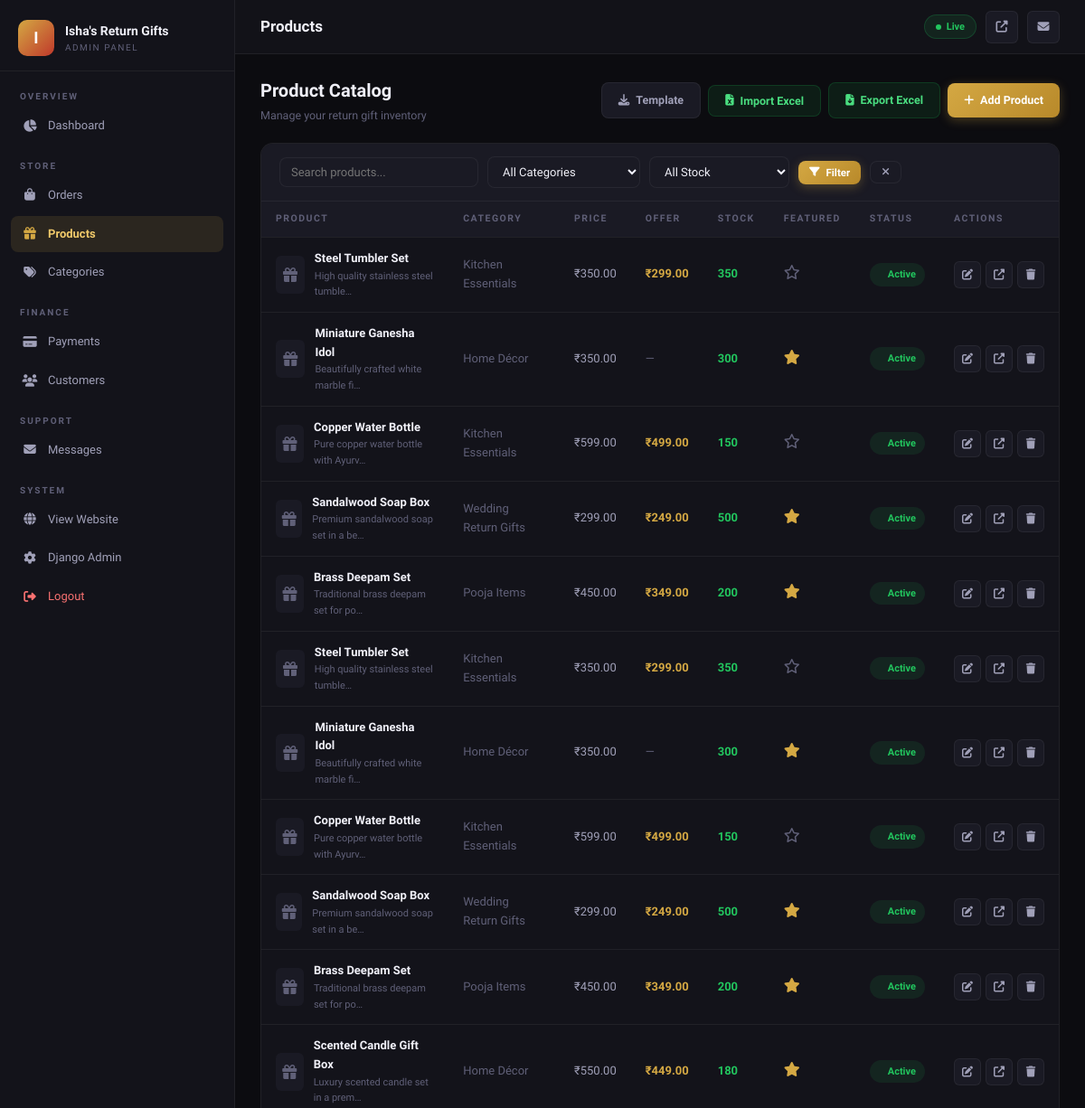
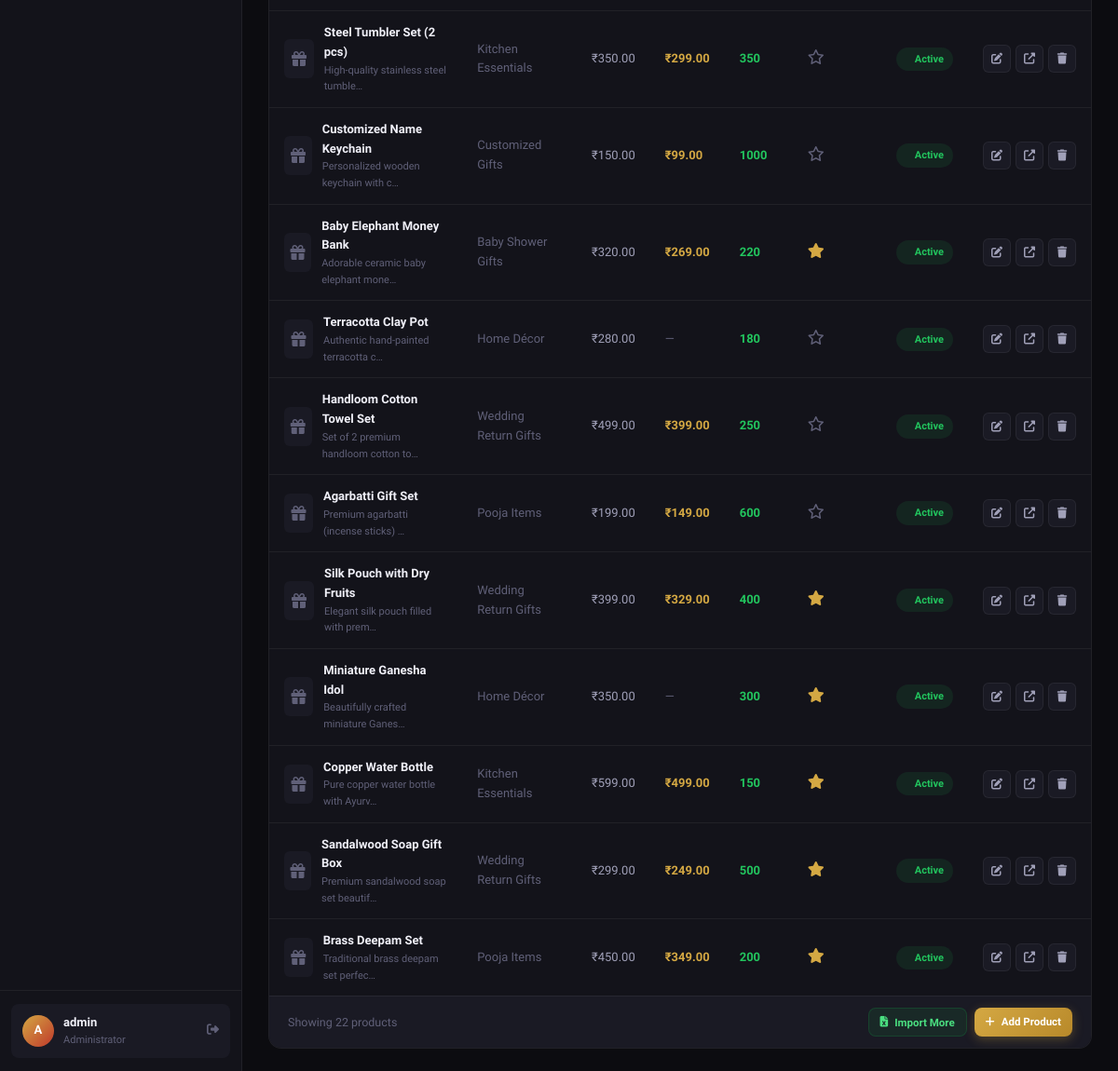
Page /dashboard/products/ (signed in) on the committed database (2 pictures, top to bottom).
### products/models.py (models this page shows, shortened)
class Product(models.Model):
    category = models.ForeignKey(Category, on_delete=models.CASCADE, related_name='products')
    name = models.CharField(max_length=300)
    slug = models.SlugField(unique=True)
    description = models.TextField()
    price = models.DecimalField(max_digits=10, decimal_places=2)
    offer_price = models.DecimalField(max_digits=10, decimal_places=2, blank=True, null=True)
    image = models.ImageField(upload_to='products/')
    stock_quantity = models.PositiveIntegerField(default=0)
    is_featured = models.BooleanField(default=False)
    is_active = models.BooleanField(default=True)
    created_at = models.DateTimeField(auto_now_add=True)
    updated_at = models.DateTimeField(auto_now=True)
    class Meta:
        ordering = ['-created_at']

class Category(models.Model):
    name = models.CharField(max_length=200)
    slug = models.SlugField(unique=True)
    image = models.ImageField(upload_to='categories/', blank=True, null=True)
    description = models.TextField(blank=True)
    created_at = models.DateTimeField(auto_now_add=True)
    class Meta:
        verbose_name_plural = 'Categories'
        ordering = ['name']

### dashboard/views.py (the view)
# urls.py: path('products/', views.product_list, name='dashboard_products'),
@login_required(login_url='/dashboard/login/')
@user_passes_test(is_admin, login_url='/dashboard/login/')
def product_list(request):
    products = Product.objects.select_related('category').order_by('-created_at')
    search = request.GET.get('search', '')
    category = request.GET.get('category', '')
    stock = request.GET.get('stock', '')
    if search: products = products.filter(Q(name__icontains=search))
    if category: products = products.filter(category__slug=category)
    if stock == 'low': products = products.filter(stock_quantity__lte=10)
    elif stock == 'out': products = products.filter(stock_quantity=0)
    return render(request, 'dashboard/products.html', {
        'products': products, 'categories': Category.objects.all(),
        'search': search, 'category_filter': category, 'stock_filter': stock,
        'pending_count': Order.objects.filter(order_status='pending').count(),
        'new_msg_count': get_new_msg_count(),
    })

### dashboard/views.py (called while the page is built)
def is_admin(user):
    return user.is_authenticated and user.is_staff

def get_new_msg_count():
    try:
        from contact.models import ContactMessage
        return ContactMessage.objects.filter(status='new').count()
    except Exception:
        return 0

### products/context_processors.py (called while the page is built)
def cart_count(request):
    count = 0
    if request.session.session_key:
        try:
            cart = Cart.objects.get(session_key=request.session.session_key)
            count = cart.get_item_count()
        except Cart.DoesNotExist:
            pass
    return {'cart_count': count}

### templates/dashboard/products.html (shortened to what this page needs)
{% extends 'dashboard/base.html' %}
{% block nav_products %}active{% endblock %}
{% block page_title %}Products{% endblock %}
{% block content %}
<div class="s-header">
  <div class="s-title">
    <h2>Product Catalog</h2>
    <p>Manage your return gift inventory</p>
  </div>
  <div class="s-actions">
    <a href="{% url 'download_import_template' %}" class="btn btn-ghost" title="Download sample Excel template">
      <i class="fas fa-download"></i> Template
    </a>
    <button class="btn btn-excel" onclick="openImportModal()">
      <i class="fas fa-file-excel"></i> Import Excel
    </button>
    <a href="{% url 'export_products_excel' %}" class="btn btn-excel">
      <i class="fas fa-file-download"></i> Export Excel
    </a>
    <a href="{% url 'dashboard_product_add' %}" class="btn btn-gold">
      <i class="fas fa-plus"></i> Add Product
    </a>
  </div>
</div>
<div class="card">
  <div class="filter-bar">
    <form method="GET" style="display:flex;gap:10px;flex-wrap:wrap;width:100%;align-items:center;">
      <input type="text" name="search" class="f-control filter-search" placeholder="Search products..." value="{{ search }}">
      <select name="category" class="f-control">
        <option value="">All Categories</option>
      </select>
      <select name="stock" class="f-control">
        <option value="">All Stock</option>
      </select>
      <button type="submit" class="btn btn-gold btn-sm"><i class="fas fa-filter"></i> Filter</button>
      <a href="{% url 'dashboard_products' %}" class="btn btn-ghost btn-sm"><i class="fas fa-times"></i></a>
    </form>
  </div>
  <div style="overflow-x:auto;">
    <table class="d-table">
      <thead>
        <tr>
          <th>Product</th>
          <th>Category</th>
          <th>Price</th>
          <th>Offer</th>
          <th>Stock</th>
          <th>Featured</th>
          <th>Status</th>
          <th>Actions</th>
        </tr>
      </thead>
      <tbody>
        {% for product in products %}
        <tr>
          <td>
            <div style="display:flex;align-items:center;gap:11px;">
              {% if product.image %}
              <img src="{{ product.image.url }}" class="p-thumb" alt="{{ product.name }}">
              {% else %}
              <div class="p-thumb-ph"><i class="fas fa-gift"></i></div>
              {% endif %}
              <div>
                <div style="font-weight:600;font-size:13px;color:var(--text);">{{ product.name }}</div>
                <div style="font-size:11px;color:var(--text3);">{{ product.description|truncatechars:36 }}</div>
              </div>
            </div>
          </td>
          <td style="color:var(--text3);font-size:13px;">{{ product.category.name }}</td>
          <td style="color:var(--text2);">₹{{ product.price }}</td>
          <td>
            {% if product.offer_price %}
            <span style="color:var(--gold);font-weight:700;">₹{{ product.offer_price }}</span>
            {% else %}
            <span style="color:var(--text3);">—</span>
            {% endif %}
          </td>
          <td>
            {% if product.stock_quantity == 0 %}
            <span style="color:var(--rose2);font-weight:700;font-size:12px;">Out of Stock</span>
            {% elif product.stock_quantity <= 10 %}
            <span style="color:var(--orange);font-weight:700;">{{ product.stock_quantity }} ⚠</span>
            {% else %}
            <span style="color:var(--green);font-weight:700;">{{ product.stock_quantity }}</span>
            {% endif %}
          </td>
          <td>
            {% if product.is_featured %}
            <i class="fas fa-star" style="color:var(--gold);font-size:16px;"></i>
            {% else %}
            <i class="far fa-star" style="color:var(--text3);font-size:16px;"></i>
            {% endif %}
          </td>
          <td>
            {% if product.is_active %}
            <span class="badge b-active">Active</span>
            {% else %}
            <span class="badge b-inactive">Inactive</span>
            {% endif %}
          </td>
          <td>
            <div style="display:flex;gap:5px;">
              <a href="{% url 'dashboard_product_edit' product.id %}" class="btn-icon" title="Edit"><i class="fas fa-edit"></i></a>
              <a href="{% url 'product_detail' product.slug %}" class="btn-icon" title="View on site" target="_blank"><i class="fas fa-external-link-alt"></i></a>
              <a href="{% url 'dashboard_product_delete' product.id %}" class="btn-icon del" title="Delete"><i class="fas fa-trash"></i></a>
            </div>
          </td>
        </tr>
        {% endfor %}
      </tbody>
    </table>
  </div>
  {% if products %}
  <div style="padding:12px 20px;border-top:1px solid var(--border);background:var(--bg3);display:flex;align-items:center;justify-content:space-between;flex-wrap:wrap;gap:8px;">
    <span style="font-size:12.5px;color:var(--text3);">Showing {{ products.count }} product{{ products.count|pluralize }}</span>
    <div style="display:flex;gap:8px;">
      <button onclick="openImportModal()" class="btn btn-excel btn-sm"><i class="fas fa-file-excel"></i> Import More</button>
      <a href="{% url 'dashboard_product_add' %}" class="btn btn-gold btn-sm"><i class="fas fa-plus"></i> Add Product</a>
    </div>
  </div>
  {% endif %}
</div>
{% endblock %}

### templates/dashboard/base.html (shortened to what this page needs)
{% load static %}
<!DOCTYPE html>
<html lang="en">
<head>
<link rel="stylesheet" href="https://cdnjs.cloudflare.com/ajax/libs/font-awesome/6.5.0/css/all.min.css">
</head>
<body>
<aside class="sidebar" id="sidebar">
  <div class="sidebar-logo">
    <a href="{% url 'dashboard_home' %}" class="logo-mark">
      <div class="logo-icon">I</div>
      <div>
        <div class="logo-name">Isha's Return Gifts</div>
        <div class="logo-sub">Admin Panel</div>
      </div>
    </a>
  </div>
  <div class="nav-wrap">
    <div class="nav-section-label">Overview</div>
    <a href="{% url 'dashboard_home' %}" class="nav-link {% block nav_home %}{% endblock %}">
      <i class="fas fa-chart-pie ni"></i> Dashboard
    </a>
    <div class="nav-section-label" style="margin-top:8px;">Store</div>
    <a href="{% url 'dashboard_orders' %}" class="nav-link {% block nav_orders %}{% endblock %}">
      <i class="fas fa-shopping-bag ni"></i> Orders
    </a>
    <a href="{% url 'dashboard_products' %}" class="nav-link {% block nav_products %}{% endblock %}">
      <i class="fas fa-gift ni"></i> Products
    </a>
    <a href="{% url 'dashboard_categories' %}" class="nav-link {% block nav_categories %}{% endblock %}">
      <i class="fas fa-tags ni"></i> Categories
    </a>
    <div class="nav-section-label" style="margin-top:8px;">Finance</div>
    <a href="{% url 'dashboard_payments' %}" class="nav-link {% block nav_payments %}{% endblock %}">
      <i class="fas fa-credit-card ni"></i> Payments
    </a>
    <a href="{% url 'dashboard_customers' %}" class="nav-link {% block nav_customers %}{% endblock %}">
      <i class="fas fa-users ni"></i> Customers
    </a>
    <div class="nav-section-label" style="margin-top:8px;">Support</div>
    <a href="{% url 'dashboard_contact_messages' %}" class="nav-link {% block nav_messages %}{% endblock %}">
      <i class="fas fa-envelope ni"></i> Messages
    </a>
    <div class="nav-section-label" style="margin-top:8px;">System</div>
    <a href="{% url 'home' %}" class="nav-link" target="_blank">
      <i class="fas fa-globe ni"></i> View Website
    </a>
    <a href="/admin/" class="nav-link" target="_blank">
      <i class="fas fa-cog ni"></i> Django Admin
    </a>
    <a href="{% url 'dashboard_logout' %}" class="nav-link" style="color:#f87171;">
      <i class="fas fa-sign-out-alt ni"></i> Logout
    </a>
  </div>
  <div class="sidebar-user">
    <div class="user-card">
      <div class="user-av">{{ request.user.username|first|upper }}</div>
      <div>
        <div class="user-info-name">{{ request.user.get_full_name|default:request.user.username }}</div>
        <div class="user-info-role">Administrator</div>
      </div>
      <a href="{% url 'dashboard_logout' %}" class="user-logout" title="Logout"><i class="fas fa-sign-out-alt"></i></a>
    </div>
  </div>
</aside>
<div class="main">
  <header class="topbar">
    <div style="display:flex;align-items:center;gap:16px;">
      <h1 class="page-heading">{% block page_title %}Dashboard{% endblock %}</h1>
    </div>
    <div class="topbar-right">
      <div class="live-pill"><div class="live-dot"></div>Live</div>
      <a href="{% url 'home' %}" class="tb-btn" title="View Website" target="_blank"><i class="fas fa-external-link-alt"></i></a>
      <a href="{% url 'dashboard_contact_messages' %}" class="tb-btn" title="Messages" style="position:relative;">
        <i class="fas fa-envelope"></i>
      </a>
    </div>
  </header>
  <main class="page-body">{% block content %}{% endblock %}</main>
</div>
</body>
</html>

### rows in the picture
Product: name "Steel Tumbler Set", description "High quality stainless steel tumble…", category.name "Kitchen Essentials", price "350.00", offer_price "299.00", stock_quantity "350", is_featured False (drawn), is_active "Active"
Product: name "Miniature Ganesha Idol", description "Beautifully crafted white marble fi…", category.name "Home Décor", price "350.00", stock_quantity "300", is_featured True (drawn), is_active "Active"
Product: name "Copper Water Bottle", description "Pure copper water bottle with Ayurv…", category.name "Kitchen Essentials", price "599.00", offer_price "499.00", stock_quantity "150", is_featured False (drawn), is_active "Active"
Product: name "Sandalwood Soap Box", description "Premium sandalwood soap set in a be…", category.name "Wedding Return Gifts", price "299.00", offer_price "249.00", stock_quantity "500", is_featured True (drawn), is_active "Active"
Product: name "Brass Deepam Set", description "Traditional brass deepam set for po…", category.name "Pooja Items", price "450.00", offer_price "349.00", stock_quantity "200", is_featured True (drawn), is_active "Active"
Product: name "Steel Tumbler Set", description "High quality stainless steel tumble…", category.name "Kitchen Essentials", price "350.00", offer_price "299.00", stock_quantity "350", is_featured False (drawn), is_active "Active"
Product: name "Miniature Ganesha Idol", description "Beautifully crafted white marble fi…", category.name "Home Décor", price "350.00", stock_quantity "300", is_featured True (drawn), is_active "Active"
Product: name "Copper Water Bottle", description "Pure copper water bottle with Ayurv…", category.name "Kitchen Essentials", price "599.00", offer_price "499.00", stock_quantity "150", is_featured False (drawn), is_active "Active"
Product: name "Sandalwood Soap Box", description "Premium sandalwood soap set in a be…", category.name "Wedding Return Gifts", price "299.00", offer_price "249.00", stock_quantity "500", is_featured True (drawn), is_active "Active"
Product: name "Brass Deepam Set", description "Traditional brass deepam set for po…", category.name "Pooja Items", price "450.00", offer_price "349.00", stock_quantity "200", is_featured True (drawn), is_active "Active"
Product: name "Scented Candle Gift Box", description "Luxury scented candle set in a prem…", category.name "Home Décor", price "550.00", offer_price "449.00", stock_quantity "180", is_featured True (drawn), is_active "Active"
Product: name "Steel Tumbler Set (2 pcs)", description "High-quality stainless steel tumble…", category.name "Kitchen Essentials", price "350.00", offer_price "299.00", stock_quantity "350", is_featured False (drawn), is_active "Active"
Product: name "Customized Name Keychain", description "Personalized wooden keychain with c…", category.name "Customized Gifts", price "150.00", offer_price "99.00", stock_quantity "1000", is_featured False (drawn), is_active "Active"
Product: name "Baby Elephant Money Bank", description "Adorable ceramic baby elephant mone…", category.name "Baby Shower Gifts", price "320.00", offer_price "269.00", stock_quantity "220", is_featured True (drawn), is_active "Active"
Product: name "Terracotta Clay Pot", description "Authentic hand-painted terracotta c…", category.name "Home Décor", price "280.00", stock_quantity "180", is_featured False (drawn), is_active "Active"
Product: name "Handloom Cotton Towel Set", description "Set of 2 premium handloom cotton to…", category.name "Wedding Return Gifts", price "499.00", offer_price "399.00", stock_quantity "250", is_featured False (drawn), is_active "Active"
Product: name "Agarbatti Gift Set", description "Premium agarbatti (incense sticks) …", category.name "Pooja Items", price "199.00", offer_price "149.00", stock_quantity "600", is_featured False (drawn), is_active "Active"
Product: name "Silk Pouch with Dry Fruits", description "Elegant silk pouch filled with prem…", category.name "Wedding Return Gifts", price "399.00", offer_price "329.00", stock_quantity "400", is_featured True (drawn), is_active "Active"
Product: name "Miniature Ganesha Idol", description "Beautifully crafted miniature Ganes…", category.name "Home Décor", price "350.00", stock_quantity "300", is_featured True (drawn), is_active "Active"
Product: name "Copper Water Bottle", description "Pure copper water bottle with Ayurv…", category.name "Kitchen Essentials", price "599.00", offer_price "499.00", stock_quantity "150", is_featured True (drawn), is_active "Active"
Product: name "Sandalwood Soap Gift Box", description "Premium sandalwood soap set beautif…", category.name "Wedding Return Gifts", price "299.00", offer_price "249.00", stock_quantity "500", is_featured True (drawn), is_active "Active"
Product: name "Brass Deepam Set", description "Traditional brass deepam set perfec…", category.name "Pooja Items", price "450.00", offer_price "349.00", stock_quantity "200", is_featured True (drawn), is_active "Active"

### other values in the picture
{{ request.user.username|first|upper }} "A"
{{ request.user.get_full_name|default:request.user.username }} "admin"
{{ products.count }} "22"
